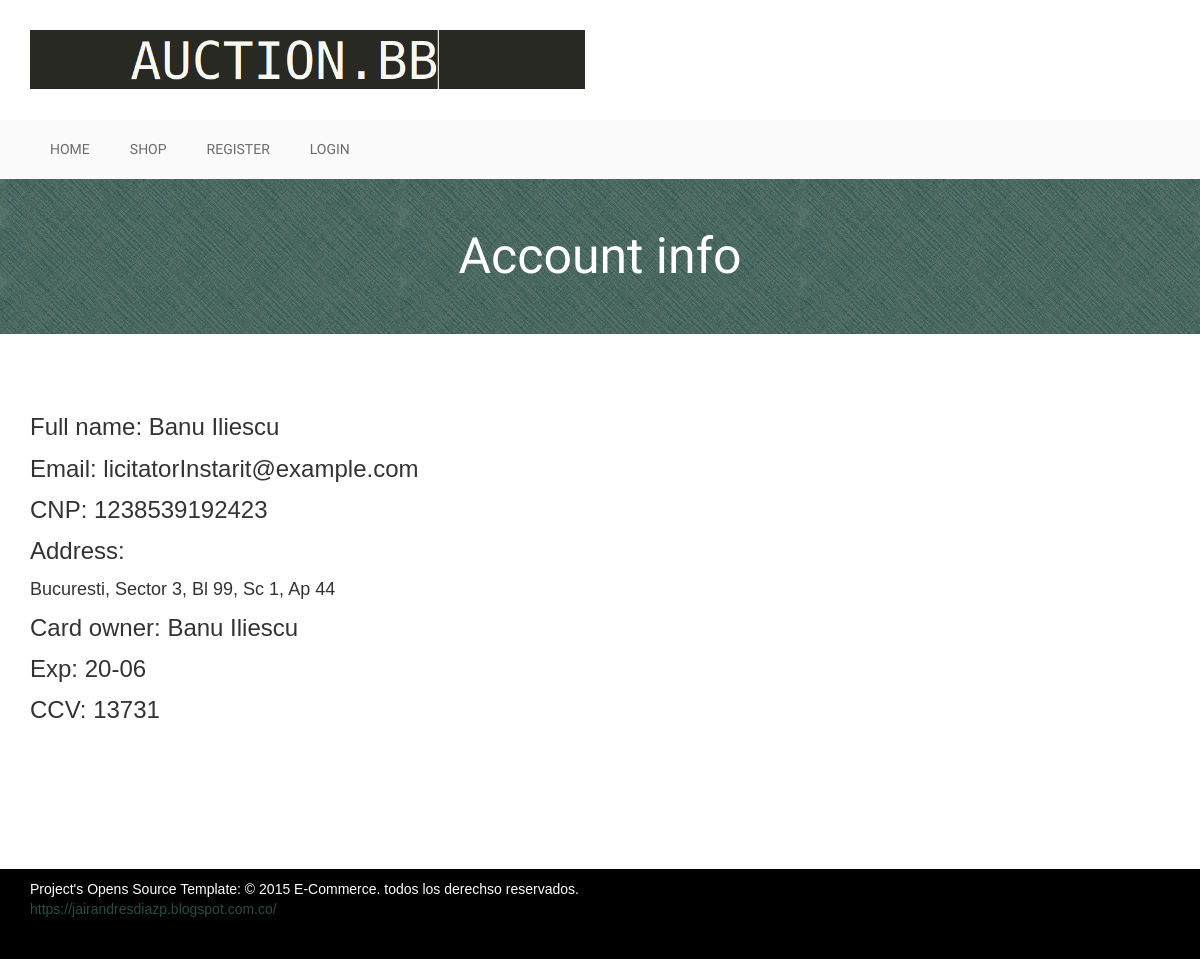
/account_info.php (signed in), run on the app's committed database.
### tables this page shows
CREATE TABLE `Persoana` (
	`IDUtilizator` INT unsigned NOT NULL,
	`IDCard` INT unsigned,
	`Nume` VARCHAR(50) NOT NULL,
	`Prenume` VARCHAR(50) NOT NULL,
	`CNP` CHAR(13) NOT NULL,
	`Adresa` VARCHAR(80) NOT NULL,
	PRIMARY KEY(`IDUtilizator`),
	UNIQUE(CNP),
	FOREIGN KEY (`IDUtilizator`) REFERENCES Utilizator(`IDUtilizator`) ON DELETE CASCADE,
	FOREIGN KEY (`IDCard`) REFERENCES Card(`IDCard`)
);

CREATE TABLE `Utilizator` (
	`IDUtilizator` INT unsigned NOT NULL AUTO_INCREMENT,
	`Email` VARCHAR(50) NOT NULL,
	`Parola` CHAR(64) NOT NULL,
	PRIMARY KEY (`IDUtilizator`)
);

CREATE TABLE `Card` (
	`IDCard` INT unsigned NOT NULL AUTO_INCREMENT,
	`Propietar` VARCHAR(50) NOT NULL,
	`Exp` CHAR(5) NOT NULL,
	`Detalii` VARCHAR(25) NOT NULL,
	`CCV` VARCHAR(5) NOT NULL,
	PRIMARY KEY(`IDCard`)
);

### www/account_info.php (the view, shortened to what this page needs)
<?php
include_once 'common.php';
global $conn;
$details='';
$cardDetails='';
$query = "SELECT U.Email, P.Nume, P.Prenume, P.CNP, P.Adresa, C.Propietar, C.Exp, C.CCV FROM Utilizator U INNER JOIN Persoana P ON  U.IDUtilizator = P.IDUtilizator  LEFT JOIN Card C ON C.IDCard = P.IDCard WHERE U.IDUtilizator = ?";
if ($stmt = $conn->prepare($query)) {
    $stmt->bind_param("i",$_SESSION['idU']);
    $stmt->execute();
    $result = $stmt->get_result();
    if ($result->num_rows > 0) {
        $row = $result->fetch_assoc();
        $lname=$row["Nume"];
        $email=$row["Email"];
        $CNP=$row["CNP"];
        $fname=$row["Prenume"];
        $address=$row["Adresa"];
        $prop=$row["Propietar"];
        $CCV=$row["CCV"];
        $exp=$row["Exp"];
        $details=
<<<DETAILS
    <h3>Full name: ${lname} ${fname}</h3>
    <h3>Email: ${email}</h3>
    <h3>CNP: ${CNP}</h3>
    <h3>Address:</h3> <h4> ${address}</h4>
DETAILS;
        if($row["Propietar"] != NULL)
        $cardDetails=
<<<CARDDET
        <h3> Card owner: ${prop}</h3>
        <h3>Exp: ${exp}</h3>
        <h3>CCV: ${CCV}</h3>
CARDDET;
    }
} else error("Internal sever error.");
echo $HEADER;
echo PrintHeader("Account info");
echo
<<<PART
<div class="single-product-area">
    <div class="zigzag-bottom"></div>
    <div class="container">
        <div class="row">
            <div class="col-md-12">
                <div class="product-content-right">
                    <div class="woocommerce">
                    ${details}
                    ${cardDetails}
                    </div>
                </div>
            </div>
        </div>
    </div>
</div>
PART;
echo $FOOTER;

### www/css/style.css (style rules this page uses)
h1, h2, h3, h4, h5, h6 { margin: 0 0 15px; }
body { font-family:Arial, Helvetica, sans-serif; }
.single-product-area { padding: 80px 0 130px; }

### data on the page
persoana: Nume "Banu", Prenume "Iliescu", IDUtilizator.Email "licitatorInstarit@example.com", CNP "1238539192423", Adresa "Bucuresti, Sector 3, Bl 99, Sc 1, Ap 44", IDCard.Propietar "Banu Iliescu", IDCard.Exp "20-06", IDCard.CCV "13731"

### other printed values
headername "Account info"
